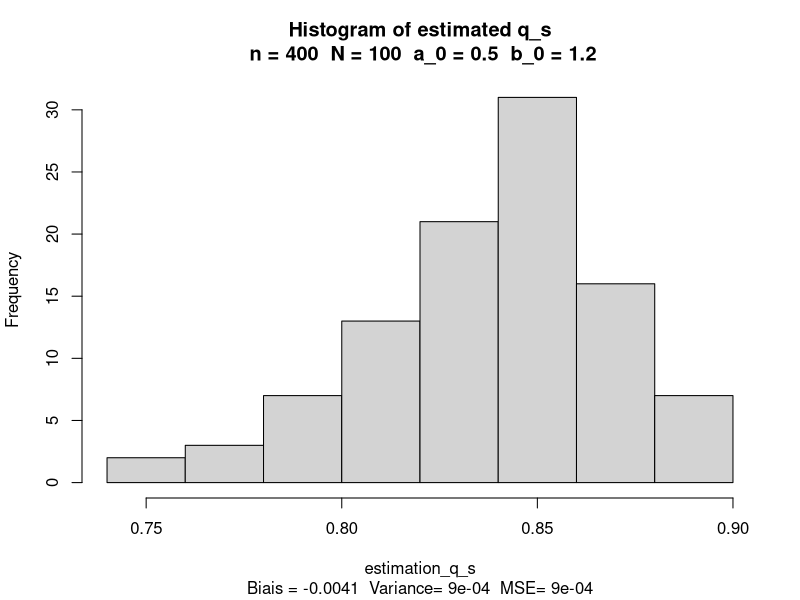
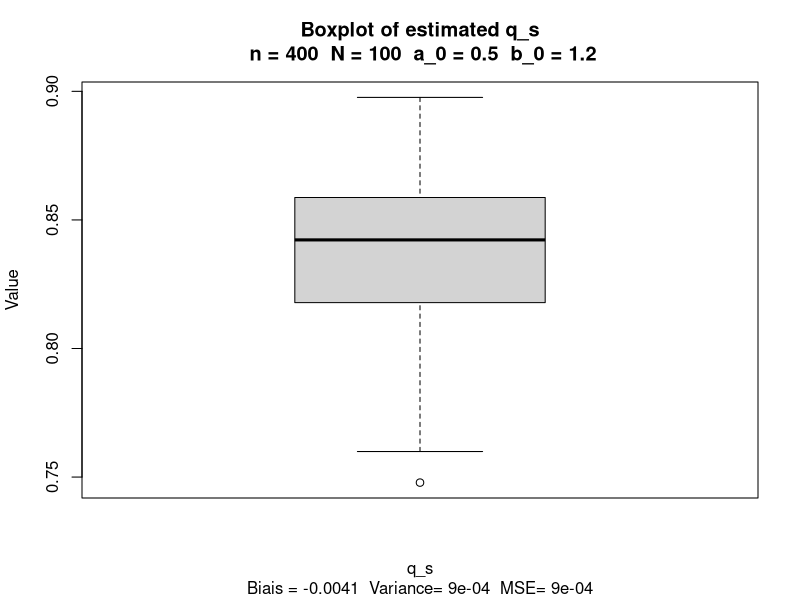
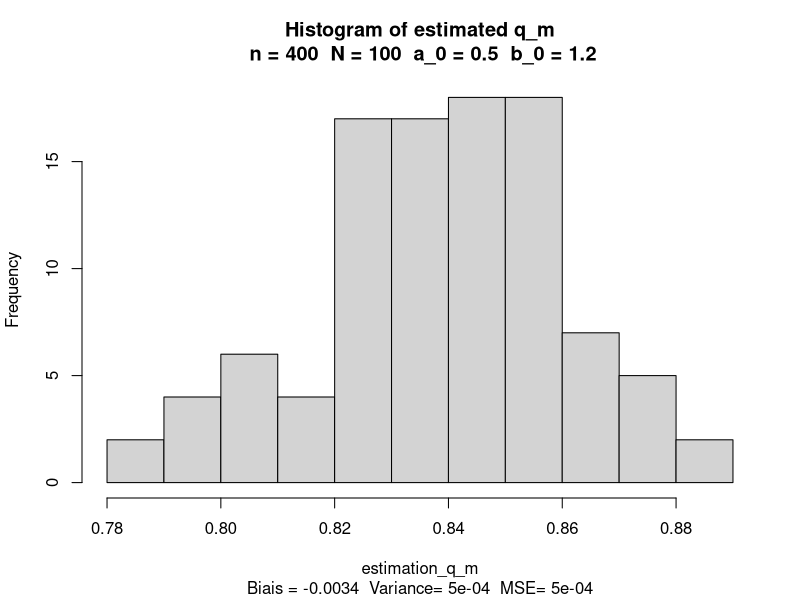
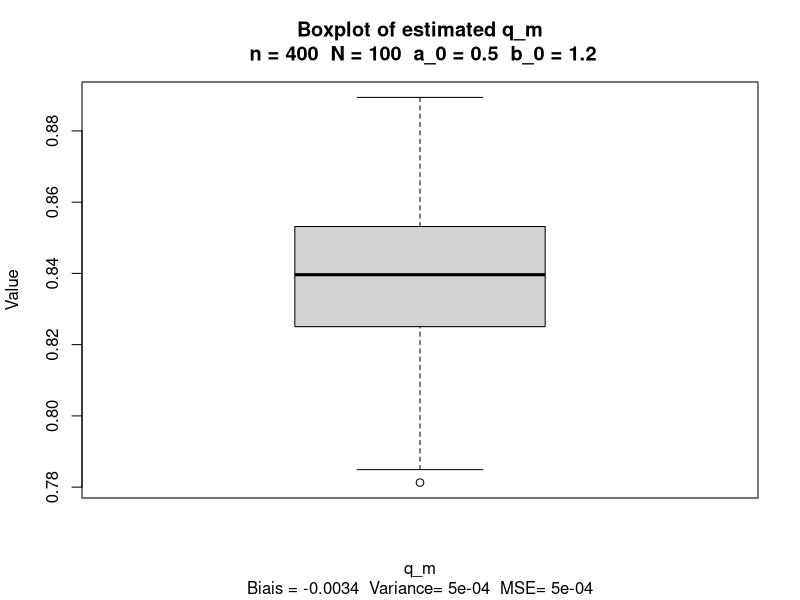
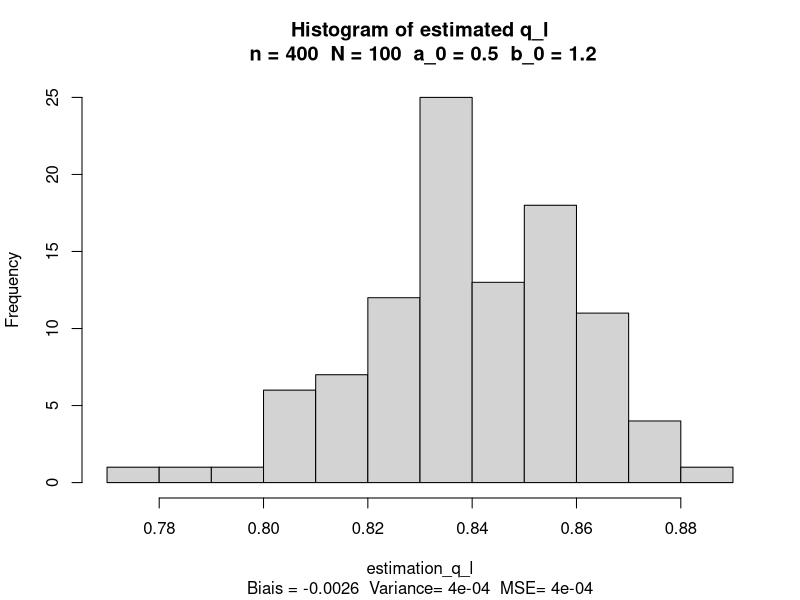
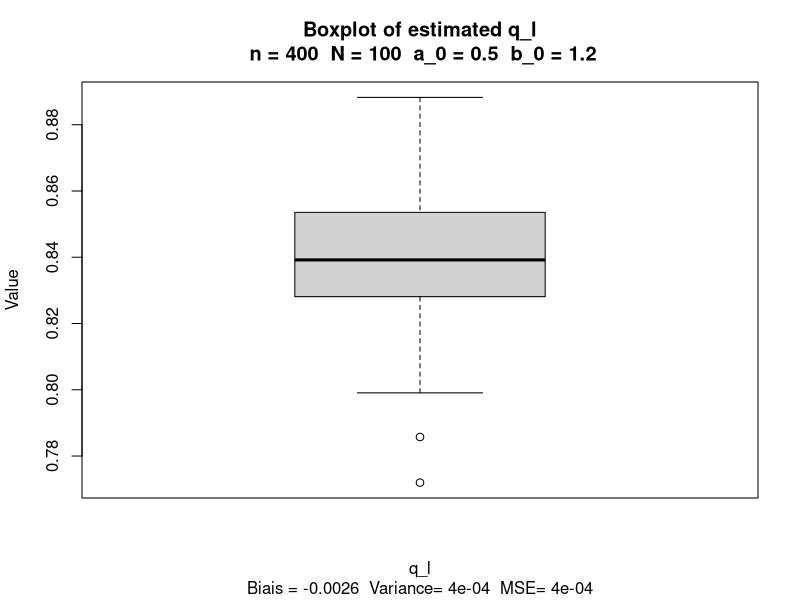
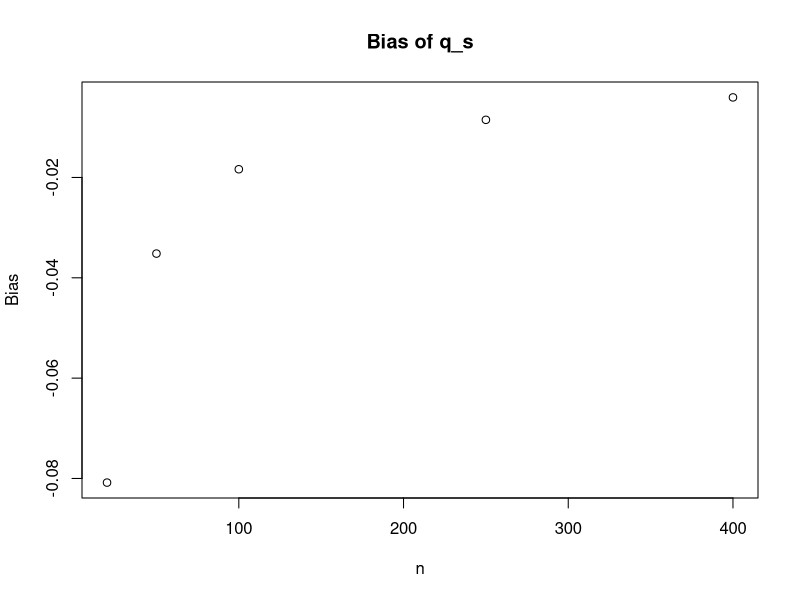
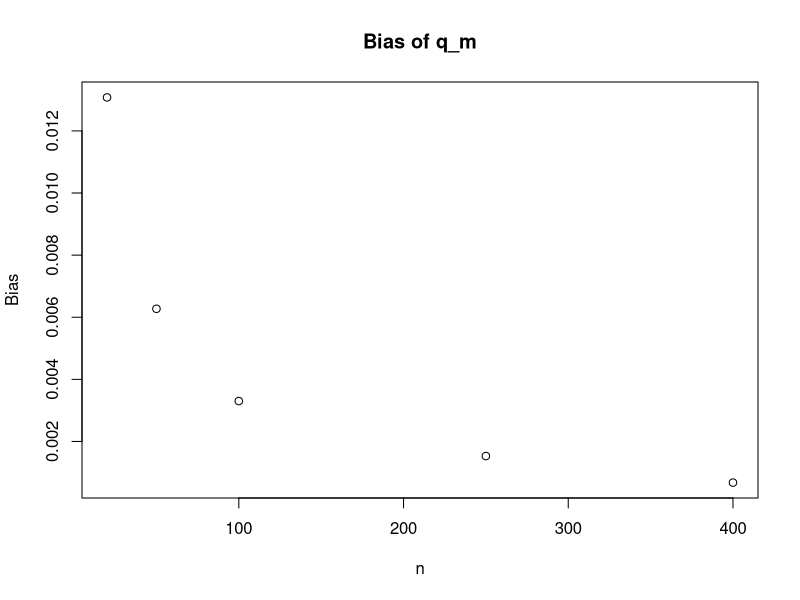

The R source for these figures, in order:
################################################################################
#                                                                              #
#                              LMAT 1271                                       #
#                           Projet 2022-2023                                   #
#         Auteurs : Marie Determe, Augustin Lambotte, Amaury Laridon           #
#         Script R utiliser pour le projet instructions et ressources          #
#       disponibles à : https://github.com/AmauryLaridon/LMAT1271-Project      #
#                                                                              #
################################################################################

rm(list=ls(all=TRUE)) # Nettoyage mémoire R Studio
set.seed(2023)

######################### - Partie 1.3 Simulations - ###########################

n <- 400 # size of the sampling
nbr_replication <- 100 # number of replication of the sampling process
a_0 <- 0.5 # alpha parameter of the density function of T
b_0 <- 1.2 # beta parameter of the density function of T

#Density function of random variable T
f_a_0b_0 <- function(t) {
  if(t > 0 & t < 1) {
    return(a_0*b_0*t^(a_0-1)*(1-t^a_0)^(b_0-1))
  } else {
    return(0)
  }
}

#Quantile of order p, a and b are unknown parameters
q_p_a_b <- function(p,a,b) {
  return ((1-(1-p)^(1/b))^(1/a))
}

#Quantile of order p
q_p <- function(p) {
  return (q_p_a_b(p,a_0,b_0))
}

#First estimator of q_0.95
q_s <- function(T_i) {
  size <- length(T_i)
  T_sort <- sort(T_i)
  return (T_sort[ceiling(0.95*size)]+(T_sort[floor(0.95*size)]
                        -T_sort[ceiling(0.95*size)])/2)
}

#Estimator of a_m and b_m, using the method of moments
q_m <- function(T_i) {
  #On cherche une racine à la première équation de 1.2.b pour obtenir 
  #a_M, puis on calcule b_M et q_M
  f1 <- function(a) {
    return ((sum(T_i^(2*a)))*(n+sum(T_i^(a)))*(sum(T_i^(a)))^(-2)-2)
  }
  solution <- uniroot(f1,c(1e-9,10))
  a_m <- solution$root
  b_m <- n/(sum(T_i^(a_m)))-1
  return (q_p_a_b(0.95,a_m,b_m))
}

#Estimator of a_l and b_l, using the maximum likelihood estimator
q_l <- function(T_i) {
  #On cherche une racine à la première équation de 1.2.c pour obtenir a_L
  #puis on calcule b_L et q_L
  f1 <- function(a) {
    return (1/a + (1/(sum(log(1-T_i^a)))+(1/n))*sum((T_i^(a)
                                  *log(T_i))/(1-T_i^(a)))+(1/n)*sum(log(T_i)))
  }
  solution_l <- uniroot(f1,c(1e-9,10))
  a_l <- solution_l$root
  b_l <- -n/(sum(log(1-T_i^(a_l))))
  
  return (q_p_a_b(0.95,a_l,b_l))
}

### - 1.3 (a) - ###

#Generation of a iid sample of size 20 from the density f_a_0b_0 and 
#estimation of q_0.95 in 3 different ways
generate_sample <- function() {
  U <- runif(n)
  T_i <- sapply(U,q_p)
  q_s_sample <- q_s(T_i)
  q_m_sample <- q_m(T_i)
  q_l_sample <- q_l(T_i)
  return (c(q_s_sample,q_m_sample,q_l_sample))
}

### - 1.3 (b) - ###

generate_estimation_q_p <- function(affichage) {
  estimation_q_p <- replicate(nbr_replication,generate_sample())
  estimation_q_s <- estimation_q_p[1,]
  estimation_q_m <- estimation_q_p[2,]
  estimation_q_l <- estimation_q_p[3,]
  
  
### - 1.3 (c) - ###
  
  #Approximation de l'espérance par la moyenne empirique
  esperance_q_s <- mean(estimation_q_s)
  esperance_q_m <- mean(estimation_q_m)
  esperance_q_l <- mean(estimation_q_l)
  
  #Calcul du biais
  bias_s <- esperance_q_s - q_p_true
  bias_m <- esperance_q_m - q_p_true
  bias_l <- esperance_q_l - q_p_true
  
  #Calcul de la variance
  variance_s <- mean(estimation_q_s^2)-esperance_q_s^2
  variance_m <- mean(estimation_q_m^2)-esperance_q_m^2
  variance_l <- mean(estimation_q_l^2)-esperance_q_l^2
  
  #Calcul du MSE
  mse_s <- bias_s^2 + variance_s
  mse_m <- bias_m^2 + variance_m
  mse_l <- bias_l^2 + variance_l

  if (affichage == TRUE) {
    hist(estimation_q_s,breaks=10, main="")
    title(main = paste("Histogram of estimated q_s\n", "n =", n, " N =", 
        nbr_replication, " a_0 =", a_0, " b_0 =", b_0), sub= paste("Biais =", 
        round(bias_s, digits=4)  , " Variance=", round(variance_s, digits=4), 
        " MSE=", round(mse_s, digits=4)))
    boxplot(estimation_q_s, xlab = "q_s", ylab="Value")
    title(main = paste("Boxplot of estimated q_s\n","n =", n, " N =", 
        nbr_replication, " a_0 =", a_0, " b_0 =", b_0), sub= paste("Biais =", 
        round(bias_s, digits=4)  , " Variance=", round(variance_s, digits=4), 
        " MSE=", round(mse_s, digits=4)))
    
    
    hist(estimation_q_m,breaks=10, main = "")
    title(main = paste("Histogram of estimated q_m\n","n =", n, " N =", 
        nbr_replication, " a_0 =", a_0, " b_0 =", b_0), sub= paste("Biais =", 
        round(bias_m, digits=4)  , " Variance=", round(variance_m, digits=4), 
        " MSE=", round(mse_m, digits=4)))
    boxplot(estimation_q_m, xlab = "q_m", main = "", ylab="Value")
    title(main = paste("Boxplot of estimated q_m\n","n =", n, " N =", 
        nbr_replication, " a_0 =", a_0, " b_0 =", b_0), sub= paste("Biais =", 
        round(bias_m, digits=4)  , " Variance=", round(variance_m, digits=4), 
        " MSE=", round(mse_m, digits=4)))
    
    
    hist(estimation_q_l,breaks=10, main = "")
    title(main = paste("Histogram of estimated q_l\n","n =", n, " N =", 
        nbr_replication, " a_0 =", a_0, " b_0 =", b_0), 
        sub= paste("Biais =", round(bias_l, digits=4)  , 
        " Variance=", round(variance_l, digits=4), 
        " MSE=", round(mse_l, digits=4)))
    boxplot(estimation_q_l, xlab = "q_l" , main = "", ylab="Value")   
    title(main = paste("Boxplot of estimated q_l\n","n =", n, " N =", 
        nbr_replication, " a_0 =", a_0, " b_0 =", b_0), 
        sub= paste("Biais =", round(bias_l, digits=4)  , " Variance=", 
        round(variance_l, digits=4), " MSE=", round(mse_l, digits=4)))
    
  }
  
  return (c(c(bias_s,bias_m,bias_l),
            c(variance_s,variance_m,variance_l),c(mse_s,mse_m,mse_l)))
}

#################### - Execution - ######################

#Vraie valeur de q_0.95
q_p_true <- q_p(0.95)

#1.3.a
generate_sample()

#1.3.b et 1.3.c
generate_estimation_q_p(TRUE)

#1.3.d
n_value <- c(20,50,100,250,400)
results <- array(0, dim = c(3, 3, length(n_value)))
for (i in 1:length(n_value)) {
  n<-n_value[i]
  results[,,i]=t(generate_estimation_q_p(FALSE))
}

#Graphiques

print(results[,,])

#Biais
plot(n_value,results[1,1,],xlab="n",ylab="Bias",main="Bias of q_s") #q_s
plot(n_value,results[1,2,],xlab="n",ylab="Bias",main="Bias of q_m") #q_m
plot(n_value,results[1,3,],xlab="n",ylab="Bias",main="Bias of q_l") #q_l

#Variance
plot(n_value,results[2,1,],xlab="n",ylab="Variance",main="Variance of q_s") #q_s
plot(n_value,results[2,2,],xlab="n",ylab="Variance",main="Variance of q_m") #q_m
plot(n_value,results[2,3,],xlab="n",ylab="Variance",main="Variance of q_l") #q_l

#MSE
plot(n_value,results[3,1,],xlab="n",ylab="MSE",main="MSE of q_s") #q_s
plot(n_value,results[3,2,],xlab="n",ylab="MSE",main="MSE of q_m") #q_m
plot(n_value,results[3,3,],xlab="n",ylab="MSE",main="MSE of q_l") #q_l
